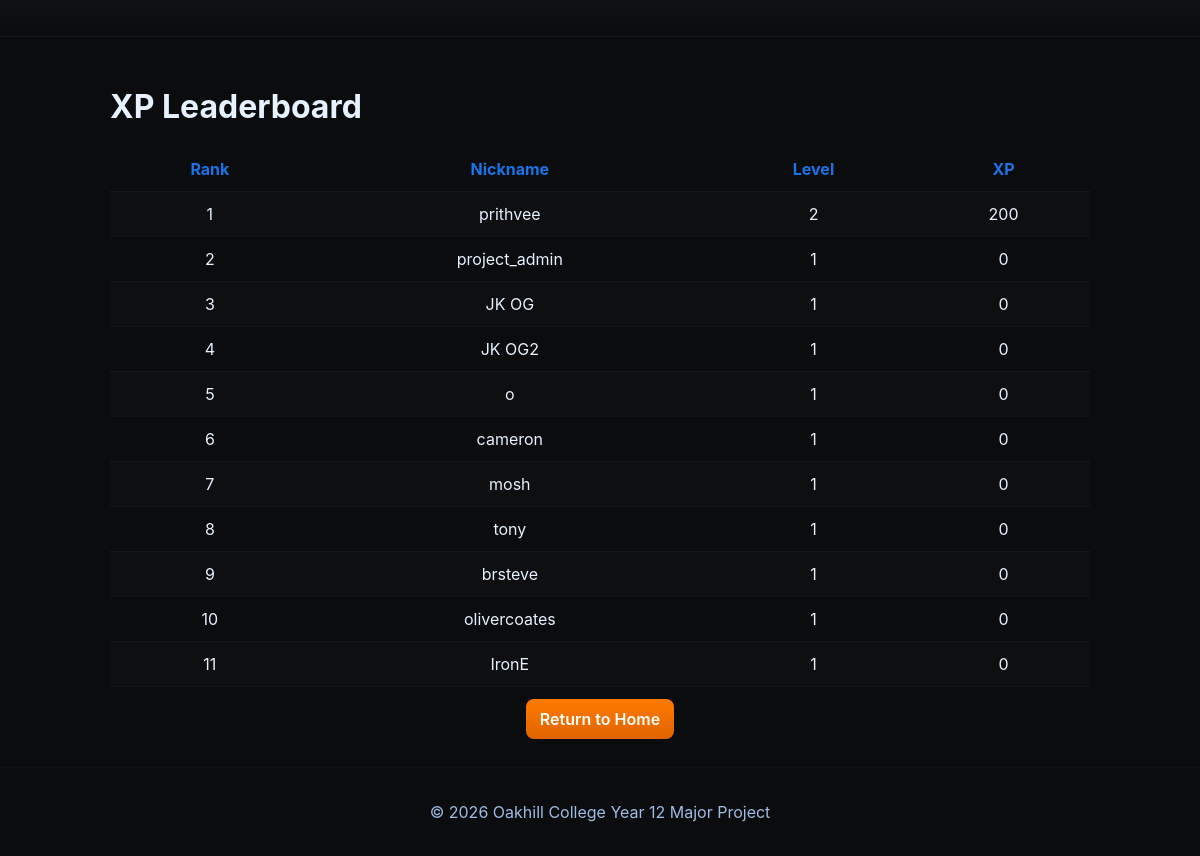
Page /my_app/leaderboard/xp/ on the earlier database version.
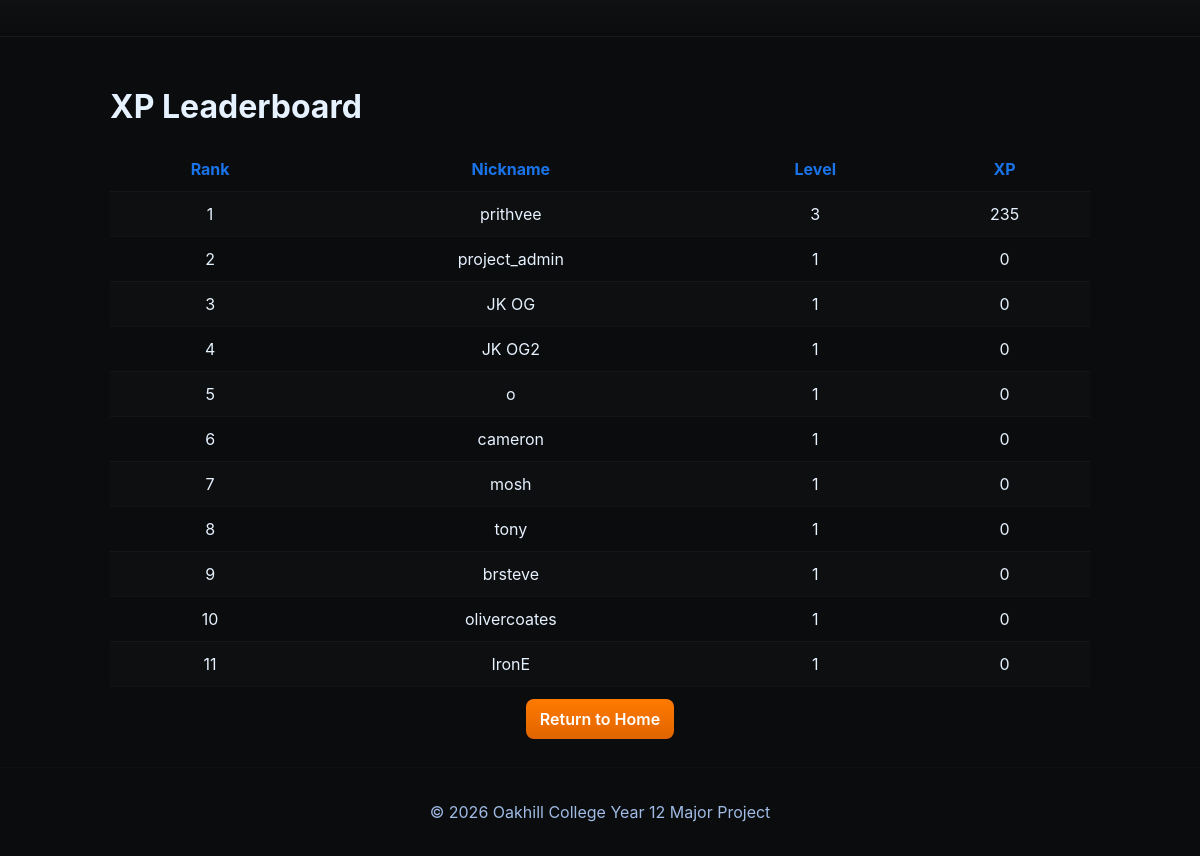
Same page on the later database version.
### users/models.py (models this page shows, shortened)
class Profile(models.Model):
    user = models.OneToOneField(User, on_delete=models.CASCADE, related_name="profile")
    nickname = models.CharField(max_length=30, unique=True)
    full_name = models.CharField(max_length=100, blank=True, null=True)
    date_of_birth = models.DateField(blank=True, null=True)
    GENDER_MALE = 'M'
    GENDER_FEMALE = 'F'
    GENDER_OTHER = 'O'
    GENDER_CHOICES = [
        (GENDER_MALE, 'Male'),
        (GENDER_FEMALE, 'Female'),
        (GENDER_OTHER, 'Other'),
    ]
    gender = models.CharField(max_length=1, choices=GENDER_CHOICES, blank=True, null=True)
    weight_kg = models.DecimalField(max_digits=6, decimal_places=2, blank=True, null=True)
    height_cm = models.DecimalField(max_digits=6, decimal_places=2, blank=True, null=True)
    xp = models.IntegerField(default=0)
    level = models.IntegerField(default=1)
    streak_count = models.IntegerField(default=0)
    last_workout_date = models.DateField(blank=True, null=True)

### my_app/views.py (the view)
# urls.py: path("leaderboard/xp/", views.leaderboard_xp, name="leaderboard_xp"),
def leaderboard_xp(request):
    profiles = Profile.objects.select_related('user').order_by('-level', '-xp')
    return render(request, 'my_app/leaderboard_xp.html', {
        'profiles': profiles,
    })

### my_app/templates/my_app/leaderboard_xp.html
{% extends 'my_app/base.html' %}
{% block content %}
<h1>XP Leaderboard</h1>
<table>
    <tr><th>Rank</th><th>Nickname</th><th>Level</th><th>XP</th></tr>
    {% for p in profiles %}
    <tr>
        <td>{{ forloop.counter }}</td>
        <td>{{ p.nickname }}</td>
        <td>{{ p.level }}</td>
        <td>{{ p.xp }}</td>
    </tr>
    {% empty %}
    <tr><td colspan="4">No users yet.</td></tr>
    {% endfor %}
</table>
<div class="center mt-12">
    <a href="{% url 'my_app:home' %}" class="btn secondary" aria-label="Return to Home">Return to Home</a>
</div>
{% endblock %}

Differences in the rows shown:
changed Profile "prithvee": level "2" → "3"; xp "200" → "235"
